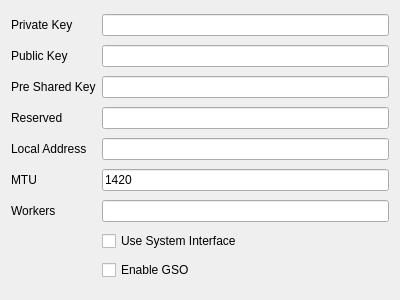
<?xml version="1.0" encoding="UTF-8"?>
<ui version="4.0">
 <class>EditWireguard</class>
 <widget class="QWidget" name="EditWireguard">
  <property name="geometry">
   <rect>
    <x>0</x>
    <y>0</y>
    <width>400</width>
    <height>300</height>
   </rect>
  </property>
  <property name="windowTitle">
   <string>EditWireguard</string>
  </property>
  <layout class="QGridLayout" name="gridLayout">
   <item row="5" column="0">
    <widget class="QLabel" name="reserved_l">
     <property name="text">
      <string>Reserved</string>
     </property>
    </widget>
   </item>
   <item row="6" column="0">
    <widget class="QLabel" name="local_addr_l">
     <property name="toolTip">
      <string>&lt;html&gt;&lt;head/&gt;&lt;body&gt;&lt;p&gt;comma seperated list of subnets&lt;/p&gt;&lt;/body&gt;&lt;/html&gt;</string>
     </property>
     <property name="text">
      <string>Local Address</string>
     </property>
    </widget>
   </item>
   <item row="4" column="0">
    <widget class="QLabel" name="preshared_key_l">
     <property name="text">
      <string>Pre Shared Key</string>
     </property>
    </widget>
   </item>
   <item row="6" column="1">
    <widget class="QLineEdit" name="local_addr"/>
   </item>
   <item row="5" column="1">
    <widget class="QLineEdit" name="reserved"/>
   </item>
   <item row="9" column="1">
    <widget class="QCheckBox" name="sys_ifc">
     <property name="text">
      <string>Use System Interface</string>
     </property>
    </widget>
   </item>
   <item row="10" column="1">
    <widget class="QCheckBox" name="enable_gso">
     <property name="text">
      <string>Enable GSO</string>
     </property>
    </widget>
   </item>
   <item row="3" column="0">
    <widget class="QLabel" name="public_key_l">
     <property name="text">
      <string>Public Key</string>
     </property>
    </widget>
   </item>
   <item row="4" column="1">
    <widget class="QLineEdit" name="preshared_key"/>
   </item>
   <item row="2" column="0">
    <widget class="QLabel" name="private_key_l">
     <property name="text">
      <string>Private Key</string>
     </property>
    </widget>
   </item>
   <item row="3" column="1">
    <widget class="QLineEdit" name="public_key"/>
   </item>
   <item row="2" column="1">
    <widget class="QLineEdit" name="private_key"/>
   </item>
   <item row="7" column="1">
    <widget class="QLineEdit" name="mtu">
     <property name="text">
      <string>1420</string>
     </property>
    </widget>
   </item>
   <item row="7" column="0">
    <widget class="QLabel" name="mtu_l">
     <property name="text">
      <string>MTU</string>
     </property>
    </widget>
   </item>
   <item row="8" column="0">
    <widget class="QLabel" name="workers_l">
     <property name="text">
      <string>Workers</string>
     </property>
    </widget>
   </item>
   <item row="8" column="1">
    <widget class="QLineEdit" name="workers"/>
   </item>
  </layout>
 </widget>
 <resources/>
 <connections/>
</ui>
